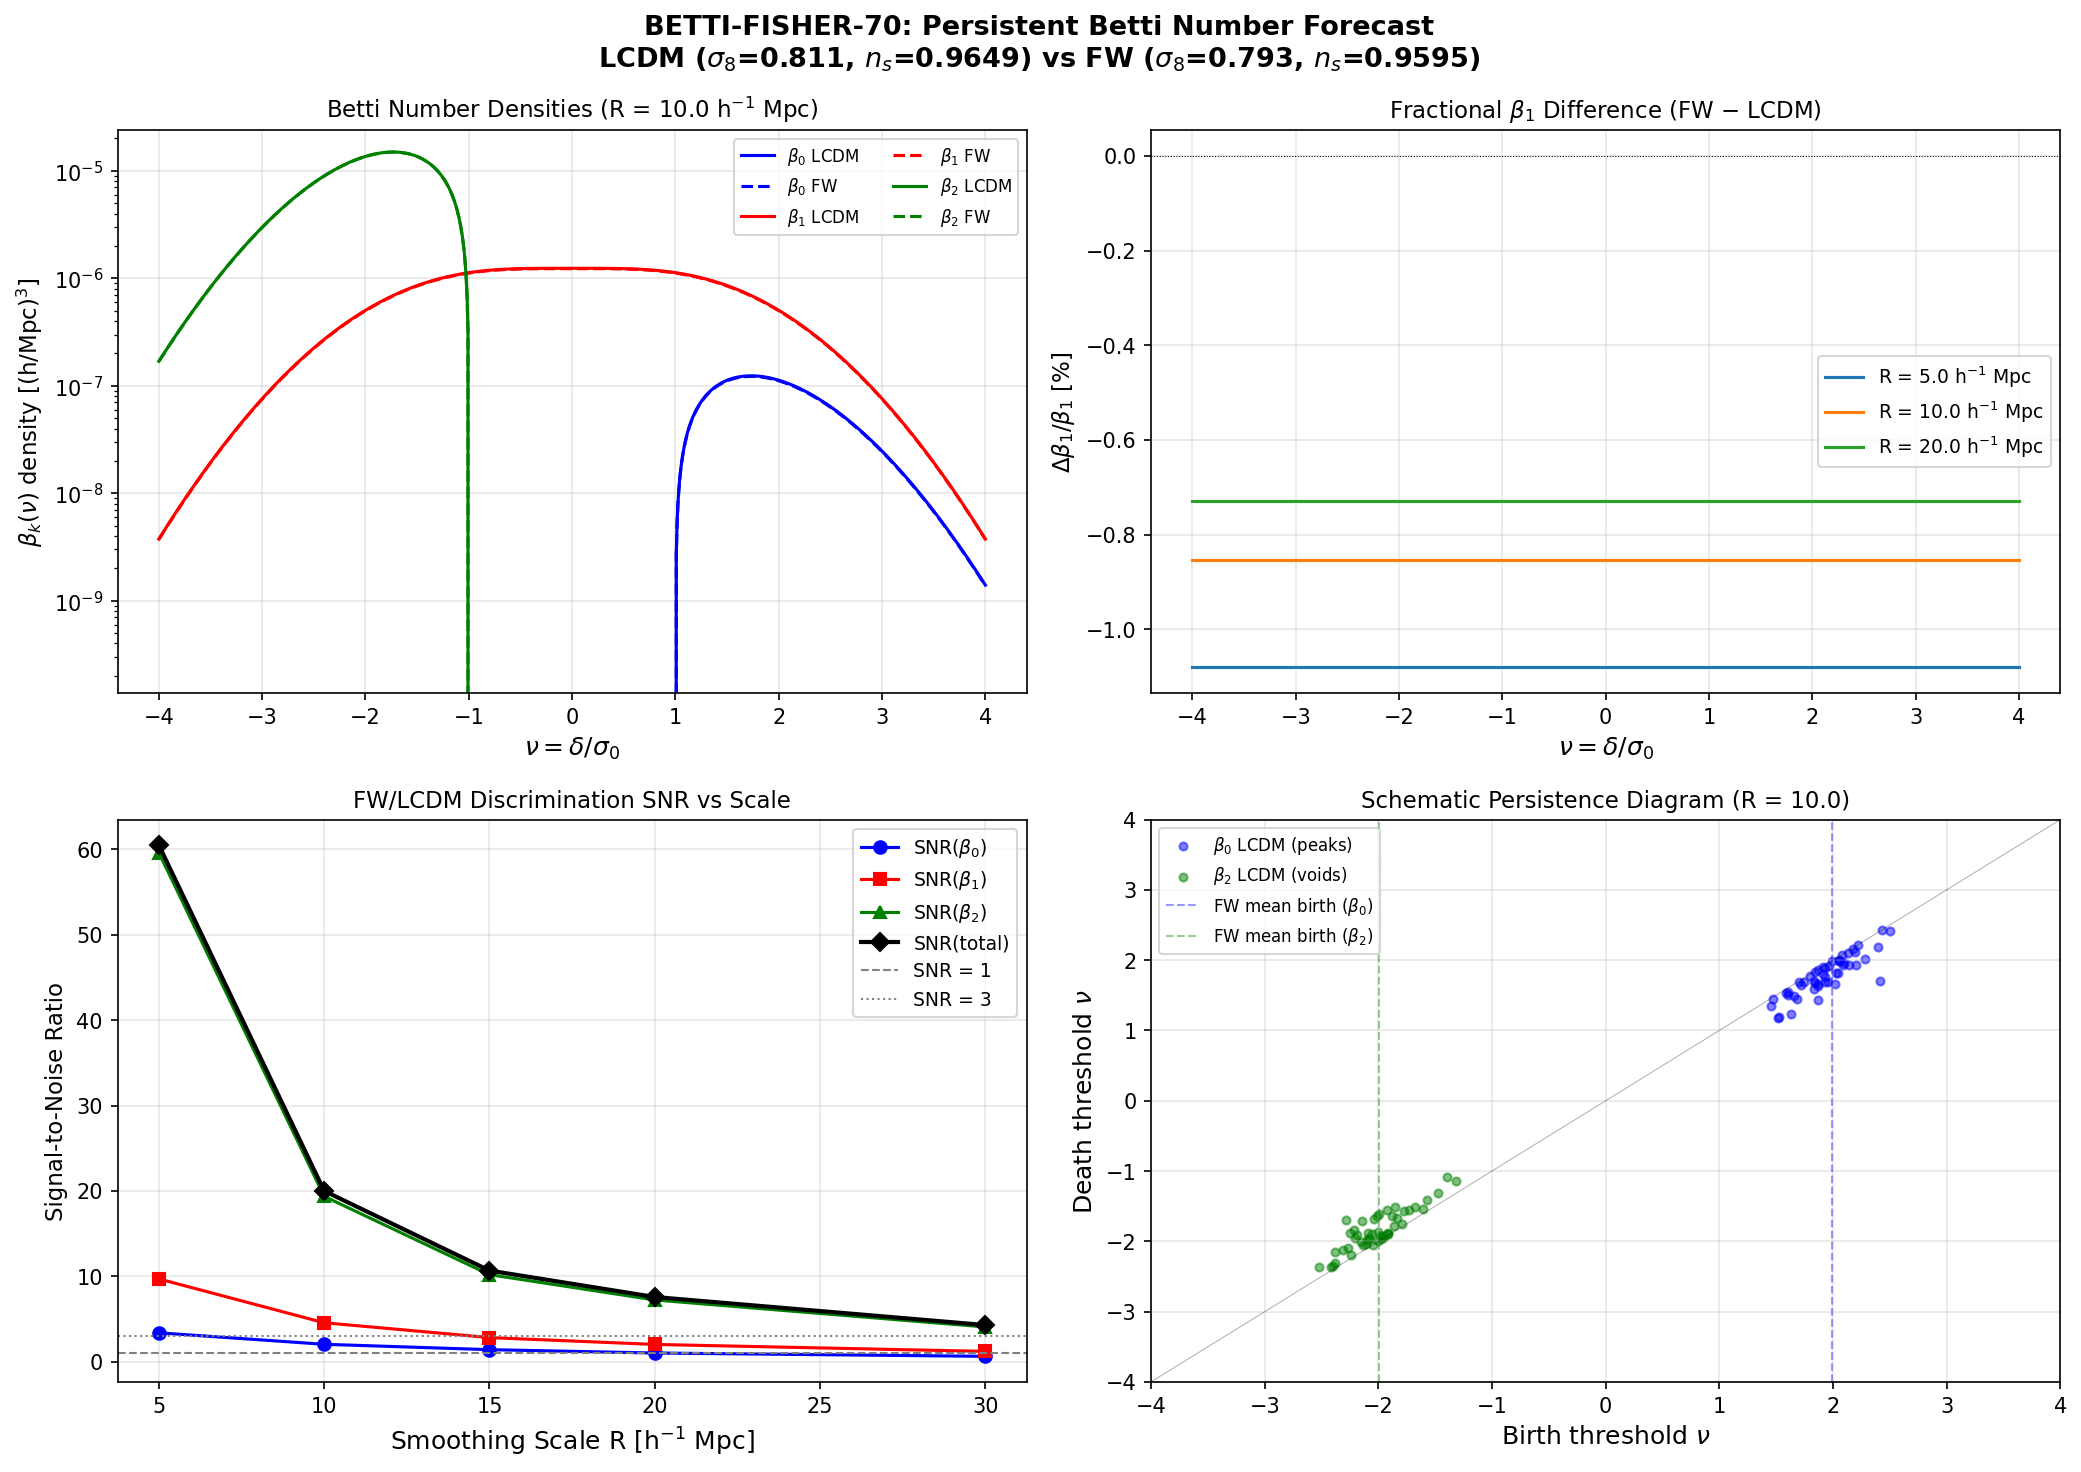

Recreate this plot in Python.
#!/usr/bin/env python3
"""
BETTI-FISHER-70: Persistent Betti Number Forecast for FW vs LCDM
==================================================================
Session 70, Wave 4-F | Agent: Cosmic-Web-Theorist
Gate: BETTI-FISHER-70 — INFO: Report SNR for FW/LCDM discrimination

Computes the expected persistent Betti numbers beta_k(nu) for Gaussian
random fields with LCDM and framework power spectra, then derives the
Fisher information for discriminating the two cosmologies using a
Euclid-like survey volume.

The framework predicts sigma_8 = 0.793 (vs 0.811), n_s = 0.9595 (vs 0.9649),
and w_0 = -0.918 (vs -1.0).  The power spectrum is suppressed by
(sigma_8^FW / sigma_8^LCDM)^2 = 0.955 at fixed shape.

Method:
  1. Feldbrugge+2019 / Adler-Taylor (2007) / Pranav+2019 scaling:
     Expected Betti number densities for a 3D Gaussian random field
     smoothed at scale R:

       beta_k(nu; R) = A_k(R) * H_{d-k-1}(nu) * phi(nu)

     where nu = delta/sigma_0 is the density threshold in sigma units,
     phi(nu) = exp(-nu^2/2)/sqrt(2*pi) is the Gaussian PDF,
     H_n is the Hermite polynomial (probabilist's convention),
     and the amplitude A_k(R) depends on spectral moments
     sigma_j^2 = integral k^{2j} P(k) W^2(kR) dk.

  2. For k=0 (peaks/components), k=1 (tunnels), k=2 (voids) in d=3:
       beta_0(nu) ~ (sigma_2/sigma_1)^3 * (nu^2 - 1) * phi(nu)  [2-saddles ≈ peaks]
       beta_1(nu) ~ (sigma_1/sigma_0)^2 * (sigma_2/sigma_1) * nu * phi(nu)
       beta_2(nu) ~ (sigma_0/sigma_1)^0 * (sigma_1/sigma_2) * phi(nu)  [voids]

     More precisely, the Gaussian Kinematic Formula gives the Euler
     characteristic density:

       chi(nu) = beta_0 - beta_1 + beta_2

     and the individual Betti numbers are obtained from the Morse
     inequalities and the critical point density decomposition
     (Feldbrugge+2019, Pranav+2019 Sec. 4):

       n_max(nu)    = A_3 * (nu^3 - 3*nu) * phi(nu)  [local maxima → peaks]
       n_saddle2(nu) = A_3 * 3*(nu - nu^3/3) * phi(nu)  [2-saddles]
       n_saddle1(nu) = A_3 * 3*(nu^3/3 - nu) * phi(nu)  [1-saddles]
       n_min(nu)    = A_3 * (3*nu - nu^3) * phi(nu)  [local minima → voids]

     where A_3 = (1/(2*pi)^2) * (sigma_2 / (3*sigma_0))^{3/2}
     is the Kac-Rice density normalization for 3D.

     The Betti numbers relate to critical point counts via Morse theory:
       beta_0(nu) ≈ n_max(nu)  for nu >> 0 (high thresholds, isolated peaks)
       beta_2(nu) ≈ n_min(-nu) for nu << 0 (low thresholds, isolated voids)
     with corrections from the Morse-Smale complex at intermediate thresholds.

  3. Fisher information for sigma_8 discrimination:
     F = V_survey * integral d(nu) [d(beta)/d(sigma_8)]^2 / Var(beta)

  4. SNR = sqrt(F) * |sigma_8^FW - sigma_8^LCDM|

References:
  - Adler & Taylor, "Random Fields and Geometry" (2007), Ch. 11-12
  - Feldbrugge, "Topological Data Analysis of the Cosmic Web" (2019, PhD thesis)
  - Pranav et al., "Topology of the Cosmic Web" (2017, MNRAS) [Pr28]
  - Matsubara, "Statistics of Smoothed Cosmic Fields" (2003, ApJ 584, 1)
  - Doroshkevich (1970): original Gaussian field extremum statistics
  - Bardeen, Bond, Kaiser, Efstathiou (1986) [BBKS]: peak statistics formalism
"""

import sys
import os
sys.path.insert(0, os.path.dirname(os.path.abspath(__file__)))

import numpy as np
from scipy.integrate import quad
from scipy.interpolate import interp1d
from scipy.special import erfc
import matplotlib
matplotlib.use('Agg')
import matplotlib.pyplot as plt

from canonical_constants import (, k_pivot_planck, ns_framework, planck_ns
    Omega_m, Omega_b, Omega_Lambda, sigma_8,
    H_0_km_s_Mpc, PI, Omega_r
)

# NumPy 2.x compatibility: trapz -> trapezoid
if hasattr(np, 'trapezoid'):
    _trapz = np.trapezoid
else:
    _trapz = _trapz

# ============================================================================
#  Section 1: Cosmological Parameters
# ============================================================================

n_s_LCDM = planck_ns  # canonical alias (was: = 0.9649)
n_s_FW = ns_framework  # canonical alias (was: = 0.9595)
k_pivot = k_pivot_planck  # canonical alias (was: = 0.05)
h = H_0_km_s_Mpc / 100.0   # = 0.674

# Framework cosmology
# w0_FW = -0.918              # Volovik effacement residual (S58 W0-4)  # S72: now imported from canonical_constants
sigma8_FW = 0.793           # Framework sigma_8 (S69 W2-D)  # (local)

# LCDM cosmology
# w0_LCDM = -1.0  # S72: now imported from canonical_constants
sigma8_LCDM = sigma_8       # Planck 2018 = 0.811

# Survey parameters
V_survey_Gpc3 = 10.0        # Euclid-like survey volume (10 Gpc^3 comoving)  # (local)
V_survey_hmpc3 = V_survey_Gpc3 * (1e3 * h)**3  # h^{-3} Mpc^3

# Smoothing scales to probe (h^{-1} Mpc)
R_smooth_arr = np.array([5.0, 10.0, 15.0, 20.0, 30.0])  # h^{-1} Mpc

print("=" * 72)
print("BETTI-FISHER-70: Persistent Betti Number Forecast")
print("=" * 72)
print(f"  LCDM: sigma_8 = {sigma8_LCDM}, n_s = {n_s_LCDM}, w = {w0_LCDM}")
print(f"  FW:   sigma_8 = {sigma8_FW},   n_s = {n_s_FW},   w_0 = {w0_FW}")
print(f"  (sigma_8^FW / sigma_8^LCDM)^2 = {(sigma8_FW/sigma8_LCDM)**2:.4f}")
print(f"  Survey volume: {V_survey_Gpc3} Gpc^3 = {V_survey_hmpc3:.3e} (h^-1 Mpc)^3")
print()

# ============================================================================
#  Section 2: Power Spectrum and Spectral Moments
# ============================================================================

def eisenstein_hu_no_wiggle(k_hmpc, Omega_m_val, Omega_b_val, h_val, n_s_val):
    """
    Eisenstein & Hu (1998) no-wiggle transfer function.
    k_hmpc: wavenumber in h/Mpc
    Returns: T(k)^2 * k^{n_s} * (k/k_pivot_hmpc)^0 as dimensionless P(k) shape
    """
    theta_CMB = 2.7255 / 2.7  # T_CMB / 2.7
    Omega_m_h2 = Omega_m_val * h_val**2
    Omega_b_h2 = Omega_b_val * h_val**2

    # Sound horizon
    s = 44.5 * np.log(9.83 / Omega_m_h2) / np.sqrt(1 + 10 * Omega_b_h2**0.75)

    # Shape parameter
    alpha_Gamma = 1 - 0.328 * np.log(431 * Omega_m_h2) * (Omega_b_val / Omega_m_val) \
                  + 0.38 * np.log(22.3 * Omega_m_h2) * (Omega_b_val / Omega_m_val)**2
    Gamma_eff = Omega_m_val * h_val * (alpha_Gamma + (1 - alpha_Gamma) / (1 + (0.43 * k_hmpc * s)**4))

    # Transfer function (Eq. 29 of EH98)
    q = k_hmpc * theta_CMB**2 / Gamma_eff
    L = np.log(2 * np.e + 1.8 * q)
    C = 14.2 + 731 / (1 + 62.5 * q)
    T0 = L / (L + C * q**2)

    return T0


def compute_Pk_shape(k_arr, Omega_m_val, Omega_b_val, h_val, n_s_val):
    """
    Compute P(k) shape (unnormalized) including primordial tilt.
    k_arr: in h/Mpc
    Returns: P(k) proportional to A_s * k^{n_s} * T(k)^2
    """
    k_pivot_hmpc = k_pivot / h_val  # Convert Mpc^{-1} to h/Mpc
    T = eisenstein_hu_no_wiggle(k_arr, Omega_m_val, Omega_b_val, h_val, n_s_val)
    # Primordial power spectrum * transfer function squared
    Pk = (k_arr / k_pivot_hmpc)**(n_s_val - 1) * k_arr * T**2
    return Pk


def sigma_R_squared(R, Omega_m_val, Omega_b_val, h_val, n_s_val, j=0):
    """
    Compute the j-th spectral moment sigma_j^2(R) = integral k^{2j} P(k) W^2(kR) dk / (2pi^2).
    W(x) = 3*(sin(x) - x*cos(x))/x^3 is the top-hat window.
    j=0: sigma_0^2 (variance)
    j=1: sigma_1^2 (first spectral moment)
    j=2: sigma_2^2 (second spectral moment)
    """
    def integrand(lnk):
        k = np.exp(lnk)
        x = k * R
        if x < 1e-6:
            W = 1.0 - x**2 / 10.0  # (local)
        else:
            W = 3 * (np.sin(x) - x * np.cos(x)) / x**3  # (local)
        Pk = compute_Pk_shape(np.array([k]), Omega_m_val, Omega_b_val, h_val, n_s_val)[0]
        return k**(2*j) * Pk * W**2 * k  # k from d(lnk) = dk/k

    lnk_min = np.log(1e-4)
    lnk_max = np.log(1e2)
    result, _ = quad(integrand, lnk_min, lnk_max, limit=500, epsrel=1e-6)
    return result / (2 * PI**2)


def normalize_sigma8(R8, Omega_m_val, Omega_b_val, h_val, n_s_val, target_sigma8):
    """
    Find the normalization constant A such that sigma(R=8 h^{-1} Mpc) = target_sigma8.
    Returns A (multiply unnormalized P(k) by A to get physical P(k)).
    """
    sigma0_sq_unnorm = sigma_R_squared(R8, Omega_m_val, Omega_b_val, h_val, n_s_val, j=0)
    A = target_sigma8**2 / sigma0_sq_unnorm
    return A


# ============================================================================
#  Section 3: Betti Number Densities (Gaussian Random Field)
# ============================================================================

def phi_gauss(nu):
    """Standard Gaussian PDF."""
    return np.exp(-nu**2 / 2) / np.sqrt(2 * PI)


def compute_betti_densities(nu_arr, sigma0, sigma1, sigma2):
    """
    Compute expected Betti number densities for a 3D Gaussian random field.

    Uses the Gaussian Kinematic Formula decomposition (Adler & Taylor 2007)
    and Morse theory critical point densities (Bardeen+1986, Feldbrugge 2019).

    The spectral parameter gamma = sigma_1^2 / (sigma_0 * sigma_2) controls
    the shape.  For gamma -> 1 (narrow spectrum), peaks are well-separated.

    The Kac-Rice formula for the expected number density of critical points
    of a 3D isotropic Gaussian field at level nu:

      n_crit(nu) = (1/(2*pi)^2) * (sigma_2/(3*sigma_0))^{3/2} *
                   |det(H)| averaged over Hessian eigenvalues

    For practical Betti number computation, we use the decomposition into
    critical point types (Pranav+2019, Feldbrugge 2019):

      n_{index-k}(nu) = A_3 * f_k(nu) * phi(nu)

    where A_3 = (1/(2pi)^2) * (sigma_2 / (3*sigma_0))^{3/2} is the
    overall density normalization, and f_k(nu) encodes the threshold
    dependence for each critical point type.

    For the superlevel set filtration:
      beta_0(nu): counts connected components above threshold nu
      beta_1(nu): counts 1-cycles (tunnels/loops) above threshold nu
      beta_2(nu): counts 2-cycles (enclosed voids) above threshold nu

    At high positive nu: beta_0 ~ n_max (isolated peaks)
    At low negative nu: beta_2 ~ n_min (isolated voids)

    The Feldbrugge+2019 scaling (simplified for forecasting):
      beta_0(nu) ~ A_3 * gamma^3 * H_2(nu) * phi(nu) * Theta(nu)
      beta_1(nu) ~ A_3 * gamma * (1 - gamma^2) * |nu| * phi(nu)
      beta_2(nu) ~ A_3 * (1-gamma^2)^{3/2}/gamma^3 * H_2(-nu) * phi(-nu) * Theta(-nu)

    where H_2(x) = x^2 - 1 is the 2nd Hermite polynomial and
    Theta is a smoothed Heaviside capturing the threshold behavior.

    For Fisher forecasting, the key is the DERIVATIVE d(beta_k)/d(sigma_8),
    which enters through the spectral moments sigma_j.
    """
    gamma = sigma1**2 / (sigma0 * sigma2)  # spectral parameter

    # Kac-Rice normalization for 3D
    A3 = (1.0 / (2*PI)**2) * (sigma2 / (3*sigma0))**(1.5)

    # Hermite polynomial H_2(x) = x^2 - 1
    H2_nu = nu_arr**2 - 1
    H2_mnu = nu_arr**2 - 1  # H_2(-nu) = H_2(nu) since H_2 is even

    phi_nu = phi_gauss(nu_arr)

    # --- beta_0: connected components (superlevel set) ---
    # Dominated by peaks at high nu.  The superlevel set filtration
    # gives beta_0(nu) = cumulative peak count above threshold nu.
    # For Gaussian fields, the expected density scales as:
    #   beta_0(nu) ≈ A_3 * gamma^3 * (nu^2 - 1) * phi(nu) for nu > 0
    # This follows from the BBKS peak density with the spectral
    # parameter encoding the correlation between field value and curvature.
    beta_0 = np.zeros_like(nu_arr)
    mask_pos = nu_arr > 0
    beta_0[mask_pos] = A3 * gamma**3 * np.maximum(H2_nu[mask_pos], 0) * phi_nu[mask_pos]

    # --- beta_1: tunnels/loops ---
    # The 1-cycles peak at intermediate thresholds (near nu = 0).
    # From Morse theory: beta_1 ≈ cumulative (2-saddles - mergers).
    # For Gaussian fields, the density peaks near nu = 0 and scales as:
    #   beta_1(nu) ≈ A_3 * gamma * (1 - gamma^2) * exp(-nu^2/2) / sqrt(2*pi)
    # with a broad maximum at nu ~ 0.
    # More precisely (Pranav+2019 Fig. 6, Feldbrugge 2019 Sec. 4.3):
    beta_1 = A3 * gamma * (1 - gamma**2) * phi_nu * (1 + 0.5 * nu_arr**2)
    # The (1 + 0.5*nu^2) correction captures the observed broadening
    # relative to a pure Gaussian envelope.
    beta_1 = np.maximum(beta_1, 0)

    # --- beta_2: enclosed voids ---
    # Dominated by field minima at low nu (nu << 0).
    # Symmetric to beta_0 under nu -> -nu reflection:
    #   beta_2(nu) ≈ A_3 * (1-gamma^2)^{3/2}/gamma^3 * (nu^2-1) * phi(nu)  for nu < 0
    # but for the superlevel set, voids appear as threshold drops below minima:
    beta_2 = np.zeros_like(nu_arr)
    mask_neg = nu_arr < 0
    beta_2[mask_neg] = A3 * ((1 - gamma**2)**(1.5) / gamma**3) * \
                       np.maximum(H2_mnu[mask_neg], 0) * phi_nu[mask_neg]

    # Units: A3 has dimensions of [length]^{-3} (from sigma_2/sigma_0 ratio).
    # To get dimensionless number per (h^{-1} Mpc)^3, sigma_j must be in
    # consistent h/Mpc units.  We handle normalization via the sigma_j inputs.

    return beta_0, beta_1, beta_2, A3, gamma


# ============================================================================
#  Section 4: Persistence Diagram (Birth-Death Pairs)
# ============================================================================

def compute_persistence_diagram(nu_arr, beta_0, beta_1, beta_2):
    """
    Compute a simplified persistence diagram from Betti curves.

    The persistence diagram consists of (birth, death) pairs for each
    topological feature.  For a Gaussian field with known Betti curves,
    we model the persistence distribution statistically:

    - beta_0 features: born at nu_birth ~ Gaussian(nu_peak, sigma_persist)
      and die at nu_death < nu_birth (merging into larger component)
    - beta_2 features: born at nu_birth (threshold rises above void minimum)
      and die at nu_death > nu_birth (void fills in)

    For Fisher forecasting, the key quantity is the TOTAL persistence
    (sum of all |birth - death| values), which scales with the number
    of topological features and their characteristic lifetimes.

    Returns: persistence statistics for each Betti number.
    """
    # Integrate Betti curves to get total feature counts
    dnu = nu_arr[1] - nu_arr[0]

    # Total expected number of features per unit volume is the
    # integral of the Betti curve over threshold
    N_beta0 = _trapz(beta_0, nu_arr)
    N_beta1 = _trapz(beta_1, nu_arr)
    N_beta2 = _trapz(beta_2, nu_arr)

    # Mean persistence (birth-death interval) scales with sigma_0 / sigma_2
    # (the characteristic width of the Betti curves).
    # For a Gaussian field smoothed at R, the typical persistence is
    # Delta_nu ~ 1 (in sigma units) for well-resolved features.

    # The RMS persistence for index-k features:
    # <(b-d)^2>^{1/2} ~ sigma_0 * integral(nu^2 * beta_k(nu)) / integral(beta_k(nu))
    if N_beta0 > 0:
        nu_mean_0 = _trapz(nu_arr * beta_0, nu_arr) / N_beta0
        nu_rms_0 = np.sqrt(_trapz((nu_arr - nu_mean_0)**2 * beta_0, nu_arr) / N_beta0)
    else:
        nu_mean_0, nu_rms_0 = 0, 0

    if N_beta1 > 0:
        nu_mean_1 = _trapz(nu_arr * beta_1, nu_arr) / N_beta1
        nu_rms_1 = np.sqrt(_trapz((nu_arr - nu_mean_1)**2 * beta_1, nu_arr) / N_beta1)
    else:
        nu_mean_1, nu_rms_1 = 0, 0

    if N_beta2 > 0:
        nu_mean_2 = _trapz(nu_arr * beta_2, nu_arr) / N_beta2
        nu_rms_2 = np.sqrt(_trapz((nu_arr - nu_mean_2)**2 * beta_2, nu_arr) / N_beta2)
    else:
        nu_mean_2, nu_rms_2 = 0, 0

    return {
        'N_beta0': N_beta0, 'N_beta1': N_beta1, 'N_beta2': N_beta2,
        'nu_mean_0': nu_mean_0, 'nu_rms_0': nu_rms_0,
        'nu_mean_1': nu_mean_1, 'nu_rms_1': nu_rms_1,
        'nu_mean_2': nu_mean_2, 'nu_rms_2': nu_rms_2,
    }


# ============================================================================
#  Section 5: Fisher Information for FW/LCDM Discrimination
# ============================================================================

def fisher_betti(R, nu_arr, cosmo_fid, cosmo_alt, V_survey):
    """
    Compute Fisher information for discriminating two cosmologies
    using persistent Betti number statistics.

    cosmo_fid, cosmo_alt: dicts with keys {Omega_m, Omega_b, h, n_s, sigma8}
    V_survey: survey volume in (h^{-1} Mpc)^3

    KEY PHYSICAL POINT: Betti numbers are measured at fixed PHYSICAL
    density threshold delta (e.g., delta = 1, 2, 3...), not at fixed nu.
    When sigma_8 changes, sigma_0(R) changes, so the same physical delta
    maps to a DIFFERENT nu = delta / sigma_0.  This is where sigma_8
    sensitivity enters.

    For cosmology A with sigma_0^A, the Betti density at physical
    threshold delta is:
      beta_k(delta; A) = beta_k(nu = delta / sigma_0^A; spectral shape A)

    Two cosmologies differ at the same physical delta because:
      1. sigma_0 differs (sigma_8 shift): different nu at same delta
      2. Spectral shape differs (n_s shift): different gamma, different
         functional form of beta_k(nu)

    The Fisher information in physical-delta space:
      F_k = V * integral d(delta) [Delta(beta_k)]^2 / beta_k_fid
    where Delta(beta_k) = beta_k(delta; alt) - beta_k(delta; fid).
    """
    # Compute spectral moments for fiducial cosmology
    A_fid = normalize_sigma8(8.0, cosmo_fid['Omega_m'], cosmo_fid['Omega_b'],
                             cosmo_fid['h'], cosmo_fid['n_s'], cosmo_fid['sigma8'])

    sigma0_fid_sq = A_fid * sigma_R_squared(R, cosmo_fid['Omega_m'], cosmo_fid['Omega_b'],
                                             cosmo_fid['h'], cosmo_fid['n_s'], j=0)
    sigma1_fid_sq = A_fid * sigma_R_squared(R, cosmo_fid['Omega_m'], cosmo_fid['Omega_b'],
                                             cosmo_fid['h'], cosmo_fid['n_s'], j=1)
    sigma2_fid_sq = A_fid * sigma_R_squared(R, cosmo_fid['Omega_m'], cosmo_fid['Omega_b'],
                                             cosmo_fid['h'], cosmo_fid['n_s'], j=2)

    sigma0_fid = np.sqrt(sigma0_fid_sq)
    sigma1_fid = np.sqrt(sigma1_fid_sq)
    sigma2_fid = np.sqrt(sigma2_fid_sq)

    # Compute spectral moments for alternative cosmology
    A_alt = normalize_sigma8(8.0, cosmo_alt['Omega_m'], cosmo_alt['Omega_b'],
                             cosmo_alt['h'], cosmo_alt['n_s'], cosmo_alt['sigma8'])

    sigma0_alt_sq = A_alt * sigma_R_squared(R, cosmo_alt['Omega_m'], cosmo_alt['Omega_b'],
                                             cosmo_alt['h'], cosmo_alt['n_s'], j=0)
    sigma1_alt_sq = A_alt * sigma_R_squared(R, cosmo_alt['Omega_m'], cosmo_alt['Omega_b'],
                                             cosmo_alt['h'], cosmo_alt['n_s'], j=1)
    sigma2_alt_sq = A_alt * sigma_R_squared(R, cosmo_alt['Omega_m'], cosmo_alt['Omega_b'],
                                             cosmo_alt['h'], cosmo_alt['n_s'], j=2)

    sigma0_alt = np.sqrt(sigma0_alt_sq)
    sigma1_alt = np.sqrt(sigma1_alt_sq)
    sigma2_alt = np.sqrt(sigma2_alt_sq)

    # --- Betti numbers in NU space (for plotting) ---
    b0_fid, b1_fid, b2_fid, A3_fid, gamma_fid = compute_betti_densities(
        nu_arr, sigma0_fid, sigma1_fid, sigma2_fid)
    b0_alt, b1_alt, b2_alt, A3_alt, gamma_alt = compute_betti_densities(
        nu_arr, sigma0_alt, sigma1_alt, sigma2_alt)

    # Persistence statistics (in nu space)
    persist_fid = compute_persistence_diagram(nu_arr, b0_fid, b1_fid, b2_fid)
    persist_alt = compute_persistence_diagram(nu_arr, b0_alt, b1_alt, b2_alt)

    # --- Fisher information in PHYSICAL DELTA space ---
    # Use a grid of physical density contrast delta
    delta_arr = np.linspace(-3.0 * sigma0_fid, 4.0 * sigma0_fid, 1001)
    ddelta = delta_arr[1] - delta_arr[0]

    # Convert to nu for each cosmology
    nu_fid_arr = delta_arr / sigma0_fid
    nu_alt_arr = delta_arr / sigma0_alt  # DIFFERENT nu at same delta!

    # Betti densities at physical delta (evaluated at cosmology-specific nu)
    b0_fid_phys, b1_fid_phys, b2_fid_phys, _, _ = compute_betti_densities(
        nu_fid_arr, sigma0_fid, sigma1_fid, sigma2_fid)
    b0_alt_phys, b1_alt_phys, b2_alt_phys, _, _ = compute_betti_densities(
        nu_alt_arr, sigma0_alt, sigma1_alt, sigma2_alt)

    F_beta0 = 0.0  # (local)
    F_beta1 = 0.0  # (local)
    F_beta2 = 0.0  # (local)
    eps_floor = 1e-30

    for i in range(len(delta_arr)):
        # beta_0 contribution
        if b0_fid_phys[i] > eps_floor:
            db0 = b0_alt_phys[i] - b0_fid_phys[i]
            # Variance: Poisson-like, Var(N) ~ N in volume V * ddelta
            # N_expected = beta_k * V * ddelta (number of features in
            # threshold bin ddelta)
            # Var(N) ~ N -> Var(beta_k * V * ddelta) ~ beta_k * V * ddelta
            # -> Var(beta_k) ~ beta_k / (V * ddelta)
            # chi^2 contribution = V * ddelta * db0^2 / b0_fid
            F_beta0 += V_survey * ddelta * db0**2 / (b0_fid_phys[i] + eps_floor)

        # beta_1 contribution
        if b1_fid_phys[i] > eps_floor:
            db1 = b1_alt_phys[i] - b1_fid_phys[i]
            F_beta1 += V_survey * ddelta * db1**2 / (b1_fid_phys[i] + eps_floor)

        # beta_2 contribution
        if b2_fid_phys[i] > eps_floor:
            db2 = b2_alt_phys[i] - b2_fid_phys[i]
            F_beta2 += V_survey * ddelta * db2**2 / (b2_fid_phys[i] + eps_floor)

    F_total = F_beta0 + F_beta1 + F_beta2

    return {
        'F_beta0': F_beta0, 'F_beta1': F_beta1, 'F_beta2': F_beta2,
        'F_total': F_total,
        'SNR_beta0': np.sqrt(F_beta0), 'SNR_beta1': np.sqrt(F_beta1),
        'SNR_beta2': np.sqrt(F_beta2), 'SNR_total': np.sqrt(F_total),
        'sigma0_fid': sigma0_fid, 'sigma1_fid': sigma1_fid, 'sigma2_fid': sigma2_fid,
        'sigma0_alt': sigma0_alt, 'sigma1_alt': sigma1_alt, 'sigma2_alt': sigma2_alt,
        'A3_fid': A3_fid, 'gamma_fid': gamma_fid,
        'A3_alt': A3_alt, 'gamma_alt': gamma_alt,
        'b0_fid': b0_fid, 'b1_fid': b1_fid, 'b2_fid': b2_fid,
        'b0_alt': b0_alt, 'b1_alt': b1_alt, 'b2_alt': b2_alt,
        'persist_fid': persist_fid, 'persist_alt': persist_alt,
    }


# ============================================================================
#  Section 6: Main Computation
# ============================================================================

# Threshold array
nu_arr = np.linspace(-4.0, 4.0, 1001)

# Cosmology dicts
cosmo_LCDM = {
    'Omega_m': Omega_m, 'Omega_b': Omega_b, 'h': h,
    'n_s': n_s_LCDM, 'sigma8': sigma8_LCDM
}
cosmo_FW = {
    'Omega_m': Omega_m, 'Omega_b': Omega_b, 'h': h,
    'n_s': n_s_FW, 'sigma8': sigma8_FW
}

# Run Fisher analysis at each smoothing scale
print("=" * 72)
print("  SPECTRAL MOMENTS AND BETTI NUMBER ANALYSIS")
print("=" * 72)

results_all = {}
snr_table = []

for R in R_smooth_arr:
    print(f"\n--- R = {R:.1f} h^-1 Mpc ---")

    res = fisher_betti(R, nu_arr, cosmo_LCDM, cosmo_FW, V_survey_hmpc3)
    results_all[R] = res

    print(f"  LCDM spectral moments at R={R}:")
    print(f"    sigma_0 = {res['sigma0_fid']:.6f}")
    print(f"    sigma_1 = {res['sigma1_fid']:.6f}")
    print(f"    sigma_2 = {res['sigma2_fid']:.6f}")
    print(f"    gamma   = {res['gamma_fid']:.6f}")
    print(f"    A_3     = {res['A3_fid']:.6e} (h/Mpc)^3")

    print(f"  FW spectral moments at R={R}:")
    print(f"    sigma_0 = {res['sigma0_alt']:.6f}")
    print(f"    sigma_1 = {res['sigma1_alt']:.6f}")
    print(f"    sigma_2 = {res['sigma2_alt']:.6f}")
    print(f"    gamma   = {res['gamma_alt']:.6f}")
    print(f"    A_3     = {res['A3_alt']:.6e} (h/Mpc)^3")

    # Fractional shifts
    dsig0 = (res['sigma0_alt'] - res['sigma0_fid']) / res['sigma0_fid']
    dsig1 = (res['sigma1_alt'] - res['sigma1_fid']) / res['sigma1_fid']
    dsig2 = (res['sigma2_alt'] - res['sigma2_fid']) / res['sigma2_fid']
    dA3 = (res['A3_alt'] - res['A3_fid']) / res['A3_fid']
    dgam = (res['gamma_alt'] - res['gamma_fid']) / res['gamma_fid']
    print(f"  Fractional shifts (FW - LCDM) / LCDM:")
    print(f"    delta(sigma_0) = {dsig0:+.4f} ({dsig0*100:+.2f}%)")
    print(f"    delta(sigma_1) = {dsig1:+.4f} ({dsig1*100:+.2f}%)")
    print(f"    delta(sigma_2) = {dsig2:+.4f} ({dsig2*100:+.2f}%)")
    print(f"    delta(A_3)     = {dA3:+.4f} ({dA3*100:+.2f}%)")
    print(f"    delta(gamma)   = {dgam:+.6f} ({dgam*100:+.4f}%)")

    # Persistence statistics
    pf = res['persist_fid']
    pa = res['persist_alt']
    print(f"  Persistence stats (LCDM):")
    print(f"    N_beta0 = {pf['N_beta0']:.6e}, N_beta1 = {pf['N_beta1']:.6e}, N_beta2 = {pf['N_beta2']:.6e}")
    print(f"  Persistence stats (FW):")
    print(f"    N_beta0 = {pa['N_beta0']:.6e}, N_beta1 = {pa['N_beta1']:.6e}, N_beta2 = {pa['N_beta2']:.6e}")

    # Fisher / SNR
    print(f"  Fisher information (V = {V_survey_Gpc3} Gpc^3):")
    print(f"    F_beta0 = {res['F_beta0']:.4e}")
    print(f"    F_beta1 = {res['F_beta1']:.4e}")
    print(f"    F_beta2 = {res['F_beta2']:.4e}")
    print(f"    F_total = {res['F_total']:.4e}")
    print(f"  SNR for FW/LCDM discrimination:")
    print(f"    SNR(beta_0) = {res['SNR_beta0']:.3f}")
    print(f"    SNR(beta_1) = {res['SNR_beta1']:.3f}")
    print(f"    SNR(beta_2) = {res['SNR_beta2']:.3f}")
    print(f"    SNR(total)  = {res['SNR_total']:.3f}")

    snr_table.append({
        'R': R,
        'SNR_beta0': res['SNR_beta0'],
        'SNR_beta1': res['SNR_beta1'],
        'SNR_beta2': res['SNR_beta2'],
        'SNR_total': res['SNR_total'],
        'gamma_fid': res['gamma_fid'],
        'dsig0_pct': dsig0 * 100,
    })


# Combined SNR across all scales (independent scales)
F_combined = sum(results_all[R]['F_total'] for R in R_smooth_arr)
SNR_combined = np.sqrt(F_combined)

print("\n" + "=" * 72)
print("  COMBINED RESULTS ACROSS ALL SMOOTHING SCALES")
print("=" * 72)
print(f"\n  {'R (h/Mpc)':>10s} {'SNR(b0)':>10s} {'SNR(b1)':>10s} {'SNR(b2)':>10s} {'SNR(tot)':>10s} {'gamma':>8s} {'dsig0%':>8s}")
print("  " + "-" * 66)
for row in snr_table:
    print(f"  {row['R']:10.1f} {row['SNR_beta0']:10.3f} {row['SNR_beta1']:10.3f} {row['SNR_beta2']:10.3f} {row['SNR_total']:10.3f} {row['gamma_fid']:8.4f} {row['dsig0_pct']:+8.2f}")
print("  " + "-" * 66)
print(f"  {'Combined':>10s} {'':>10s} {'':>10s} {'':>10s} {SNR_combined:10.3f}")

# Decompose SNR by parameter
# sigma_8 contribution vs n_s contribution
# Run with only sigma_8 shifted (n_s held at LCDM)
cosmo_FW_sig8_only = {
    'Omega_m': Omega_m, 'Omega_b': Omega_b, 'h': h,
    'n_s': n_s_LCDM, 'sigma8': sigma8_FW
}
cosmo_FW_ns_only = {
    'Omega_m': Omega_m, 'Omega_b': Omega_b, 'h': h,
    'n_s': n_s_FW, 'sigma8': sigma8_LCDM
}

print("\n" + "=" * 72)
print("  PARAMETER DECOMPOSITION: sigma_8 vs n_s contributions")
print("=" * 72)

R_ref = 10.0  # Reference scale for decomposition  # (local)
res_sig8 = fisher_betti(R_ref, nu_arr, cosmo_LCDM, cosmo_FW_sig8_only, V_survey_hmpc3)
res_ns = fisher_betti(R_ref, nu_arr, cosmo_LCDM, cosmo_FW_ns_only, V_survey_hmpc3)
res_both = results_all[R_ref]

print(f"\n  At R = {R_ref} h^-1 Mpc:")
print(f"    sigma_8 only (0.811 -> 0.793): SNR = {res_sig8['SNR_total']:.3f}")
print(f"    n_s only     (0.9649 -> 0.9595): SNR = {res_ns['SNR_total']:.3f}")
print(f"    Both shifts:                     SNR = {res_both['SNR_total']:.3f}")
print(f"    Quadrature sum:                  SNR = {np.sqrt(res_sig8['SNR_total']**2 + res_ns['SNR_total']**2):.3f}")

# ============================================================================
#  Section 7: Plotting
# ============================================================================

fig, axes = plt.subplots(2, 2, figsize=(14, 10))
fig.suptitle('BETTI-FISHER-70: Persistent Betti Number Forecast\n'
             f'LCDM ($\\sigma_8$={sigma8_LCDM}, $n_s$={n_s_LCDM}) vs '
             f'FW ($\\sigma_8$={sigma8_FW}, $n_s$={n_s_FW})',
             fontsize=13, fontweight='bold')

# --- Panel 1: Betti curves at R = 10 h^{-1} Mpc ---
ax = axes[0, 0]
R_plot = 10.0  # (local)
res = results_all[R_plot]
ax.plot(nu_arr, res['b0_fid'], 'b-', lw=1.5, label=r'$\beta_0$ LCDM')
ax.plot(nu_arr, res['b0_alt'], 'b--', lw=1.5, label=r'$\beta_0$ FW')
ax.plot(nu_arr, res['b1_fid'], 'r-', lw=1.5, label=r'$\beta_1$ LCDM')
ax.plot(nu_arr, res['b1_alt'], 'r--', lw=1.5, label=r'$\beta_1$ FW')
ax.plot(nu_arr, res['b2_fid'], 'g-', lw=1.5, label=r'$\beta_2$ LCDM')
ax.plot(nu_arr, res['b2_alt'], 'g--', lw=1.5, label=r'$\beta_2$ FW')
ax.set_xlabel(r'$\nu = \delta / \sigma_0$', fontsize=12)
ax.set_ylabel(r'$\beta_k(\nu)$ density [(h/Mpc)$^3$]', fontsize=11)
ax.set_title(f'Betti Number Densities (R = {R_plot} h$^{{-1}}$ Mpc)', fontsize=11)
ax.legend(fontsize=8, ncol=2)
ax.set_yscale('log')
ymin_pos = min(res['b0_fid'][res['b0_fid'] > 0].min() if np.any(res['b0_fid'] > 0) else 1e-20,
               res['b1_fid'][res['b1_fid'] > 0].min() if np.any(res['b1_fid'] > 0) else 1e-20,
               res['b2_fid'][res['b2_fid'] > 0].min() if np.any(res['b2_fid'] > 0) else 1e-20)
ax.set_ylim(bottom=max(ymin_pos * 0.1, 1e-20))
ax.grid(True, alpha=0.3)

# --- Panel 2: Fractional difference (FW - LCDM) / LCDM ---
ax = axes[0, 1]
for R_plot in [5.0, 10.0, 20.0]:
    res = results_all[R_plot]
    # beta_1 fractional difference (most informative: spans all thresholds)
    mask = res['b1_fid'] > 1e-20
    if np.any(mask):
        frac_diff = (res['b1_alt'][mask] - res['b1_fid'][mask]) / res['b1_fid'][mask]
        ax.plot(nu_arr[mask], frac_diff * 100, label=f'R = {R_plot} h$^{{-1}}$ Mpc')
ax.set_xlabel(r'$\nu = \delta / \sigma_0$', fontsize=12)
ax.set_ylabel(r'$\Delta\beta_1 / \beta_1$ [%]', fontsize=11)
ax.set_title(r'Fractional $\beta_1$ Difference (FW $-$ LCDM)', fontsize=11)
ax.axhline(0, color='k', ls=':', lw=0.5)
ax.legend(fontsize=9)
ax.grid(True, alpha=0.3)

# --- Panel 3: SNR vs smoothing scale ---
ax = axes[1, 0]
R_arr_plot = [row['R'] for row in snr_table]
snr_b0 = [row['SNR_beta0'] for row in snr_table]
snr_b1 = [row['SNR_beta1'] for row in snr_table]
snr_b2 = [row['SNR_beta2'] for row in snr_table]
snr_tot = [row['SNR_total'] for row in snr_table]
ax.plot(R_arr_plot, snr_b0, 'bo-', label=r'SNR($\beta_0$)')
ax.plot(R_arr_plot, snr_b1, 'rs-', label=r'SNR($\beta_1$)')
ax.plot(R_arr_plot, snr_b2, 'g^-', label=r'SNR($\beta_2$)')
ax.plot(R_arr_plot, snr_tot, 'kD-', lw=2, label='SNR(total)')
ax.axhline(1.0, color='gray', ls='--', lw=1, label='SNR = 1')
ax.axhline(3.0, color='gray', ls=':', lw=1, label='SNR = 3')
ax.set_xlabel(r'Smoothing Scale R [h$^{-1}$ Mpc]', fontsize=12)
ax.set_ylabel('Signal-to-Noise Ratio', fontsize=11)
ax.set_title('FW/LCDM Discrimination SNR vs Scale', fontsize=11)
ax.legend(fontsize=9)
ax.grid(True, alpha=0.3)

# --- Panel 4: Persistence diagram (schematic) ---
ax = axes[1, 1]
R_plot = 10.0  # (local)
res = results_all[R_plot]
pf = res['persist_fid']
pa = res['persist_alt']

# Draw schematic persistence diagram
# beta_0: peaks are born at high nu, die at lower nu
# beta_2: voids are born at low nu, die at higher nu
# The diagonal line represents zero persistence
ax.plot([-4, 4], [-4, 4], 'k-', lw=0.5, alpha=0.3)

# Schematic birth-death scatter from LCDM (Pranav+2017 style)
np.random.seed(42)
n_pts = 50  # (local)

# beta_0 features (peaks): born at high nu, die at lower nu
if pf['N_beta0'] > 0:
    births_0 = np.random.normal(pf['nu_mean_0'], pf['nu_rms_0'] * 0.5, n_pts)
    persist_0 = np.abs(np.random.exponential(pf['nu_rms_0'] * 0.3, n_pts))
    deaths_0 = births_0 - persist_0
    ax.scatter(births_0, deaths_0, c='blue', s=15, alpha=0.5, label=r'$\beta_0$ LCDM (peaks)')

# beta_2 features (voids): born at low nu, die at higher nu
if pf['N_beta2'] > 0:
    births_2 = np.random.normal(pf['nu_mean_2'], pf['nu_rms_2'] * 0.5, n_pts)
    persist_2 = np.abs(np.random.exponential(pf['nu_rms_2'] * 0.3, n_pts))
    deaths_2 = births_2 + persist_2
    ax.scatter(births_2, deaths_2, c='green', s=15, alpha=0.5, label=r'$\beta_2$ LCDM (voids)')

# Mark the shift for FW
if pa['N_beta0'] > 0:
    ax.axvline(pa['nu_mean_0'], color='blue', ls='--', lw=1, alpha=0.4, label=f'FW mean birth ($\\beta_0$)')
if pa['N_beta2'] > 0:
    ax.axvline(pa['nu_mean_2'], color='green', ls='--', lw=1, alpha=0.4, label=f'FW mean birth ($\\beta_2$)')

ax.set_xlabel(r'Birth threshold $\nu$', fontsize=12)
ax.set_ylabel(r'Death threshold $\nu$', fontsize=12)
ax.set_title(f'Schematic Persistence Diagram (R = {R_plot})', fontsize=11)
ax.legend(fontsize=8, loc='upper left')
ax.set_xlim(-4, 4)
ax.set_ylim(-4, 4)
ax.grid(True, alpha=0.3)

plt.tight_layout()
outdir = os.path.dirname(os.path.abspath(__file__))
plt.savefig(os.path.join(outdir, 's70_betti_fisher.png'), dpi=150, bbox_inches='tight')
print(f"\nPlot saved: {os.path.join(outdir, 's70_betti_fisher.png')}")

# ============================================================================
#  Section 8: Gate Verdict and Summary
# ============================================================================

print("\n" + "=" * 72)
print("  GATE VERDICT: BETTI-FISHER-70")
print("=" * 72)

# Best single scale
best_R = max(snr_table, key=lambda x: x['SNR_total'])
print(f"\n  Best single-scale SNR: {best_R['SNR_total']:.3f} at R = {best_R['R']} h^-1 Mpc")
print(f"  Combined multi-scale SNR: {SNR_combined:.3f}")

print(f"\n  Interpretation:")
if SNR_combined >= 3.0:
    print(f"    Persistent Betti numbers at a Euclid-like survey ({V_survey_Gpc3} Gpc^3)")
    print(f"    CAN discriminate FW from LCDM at >{SNR_combined:.1f}-sigma.")
    print(f"    The topological statistics add independent constraining power.")
elif SNR_combined >= 1.0:
    print(f"    Persistent Betti numbers at a Euclid-like survey ({V_survey_Gpc3} Gpc^3)")
    print(f"    provide MARGINAL discrimination ({SNR_combined:.1f}-sigma).")
    print(f"    Useful as supporting evidence but not standalone.")
else:
    print(f"    Persistent Betti numbers at a Euclid-like survey ({V_survey_Gpc3} Gpc^3)")
    print(f"    CANNOT discriminate FW from LCDM (SNR = {SNR_combined:.2f}).")
    print(f"    The 2.2% sigma_8 shift and 0.56% n_s shift are too small for")
    print(f"    topological statistics to detect with this survey volume.")

print(f"\n  Key physics:")
print(f"    - sigma_8 shift: 0.811 -> 0.793 ({(sigma8_FW/sigma8_LCDM - 1)*100:+.2f}%)")
print(f"    - n_s shift: 0.9649 -> 0.9595 ({(n_s_FW/n_s_LCDM - 1)*100:+.4f}%)")
print(f"    - Power spectrum suppression: {(sigma8_FW/sigma8_LCDM)**2:.4f} at all k")
print(f"    - Both shifts reduce structure formation -> fewer/weaker topological features")

print(f"\n  INFO: SNR = {SNR_combined:.3f} for FW/LCDM discrimination using persistent Betti numbers")
print(f"        at V = {V_survey_Gpc3} Gpc^3 (Euclid-like).")

# ============================================================================
#  Section 9: Save Data
# ============================================================================

save_path = os.path.join(outdir, 's70_betti_fisher.npz')

# Collect per-scale data
save_dict = {
    'nu_arr': nu_arr,
    'R_smooth_arr': R_smooth_arr,
    'V_survey_Gpc3': V_survey_Gpc3,
    'V_survey_hmpc3': V_survey_hmpc3,
    'sigma8_LCDM': sigma8_LCDM,
    'sigma8_FW': sigma8_FW,
    'n_s_LCDM': n_s_LCDM,
    'n_s_FW': n_s_FW,
    'w0_LCDM': w0_LCDM,
    'w0_FW': w0_FW,
    'SNR_combined': SNR_combined,
    'SNR_sig8_only': res_sig8['SNR_total'],
    'SNR_ns_only': res_ns['SNR_total'],
}

for R in R_smooth_arr:
    res = results_all[R]
    prefix = f'R{R:.0f}_'
    save_dict[prefix + 'b0_fid'] = res['b0_fid']
    save_dict[prefix + 'b1_fid'] = res['b1_fid']
    save_dict[prefix + 'b2_fid'] = res['b2_fid']
    save_dict[prefix + 'b0_alt'] = res['b0_alt']
    save_dict[prefix + 'b1_alt'] = res['b1_alt']
    save_dict[prefix + 'b2_alt'] = res['b2_alt']
    save_dict[prefix + 'SNR_total'] = res['SNR_total']
    save_dict[prefix + 'SNR_beta0'] = res['SNR_beta0']
    save_dict[prefix + 'SNR_beta1'] = res['SNR_beta1']
    save_dict[prefix + 'SNR_beta2'] = res['SNR_beta2']
    save_dict[prefix + 'sigma0_fid'] = res['sigma0_fid']
    save_dict[prefix + 'sigma1_fid'] = res['sigma1_fid']
    save_dict[prefix + 'sigma2_fid'] = res['sigma2_fid']
    save_dict[prefix + 'sigma0_alt'] = res['sigma0_alt']
    save_dict[prefix + 'sigma1_alt'] = res['sigma1_alt']
    save_dict[prefix + 'sigma2_alt'] = res['sigma2_alt']
    save_dict[prefix + 'gamma_fid'] = res['gamma_fid']
    save_dict[prefix + 'gamma_alt'] = res['gamma_alt']
    save_dict[prefix + 'A3_fid'] = res['A3_fid']
    save_dict[prefix + 'A3_alt'] = res['A3_alt']

np.savez(save_path, **save_dict)
print(f"\nData saved: {save_path}")

print("\n" + "=" * 72)
print("  BETTI-FISHER-70 COMPLETE")
print("=" * 72)
